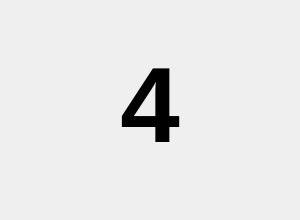
<?xml version="1.0" encoding="UTF-8"?>
<ui version="4.0">
 <class>Dialog</class>
 <widget class="QDialog" name="Dialog">
  <property name="geometry">
   <rect>
    <x>0</x>
    <y>0</y>
    <width>300</width>
    <height>220</height>
   </rect>
  </property>
  <property name="windowTitle">
   <string>Dialog</string>
  </property>
  <widget class="QLabel" name="label">
   <property name="geometry">
    <rect>
     <x>50</x>
     <y>30</y>
     <width>200</width>
     <height>150</height>
    </rect>
   </property>
   <property name="font">
    <font>
     <pointsize>80</pointsize>
     <weight>75</weight>
     <bold>true</bold>
    </font>
   </property>
   <property name="text">
    <string>4</string>
   </property>
   <property name="alignment">
    <set>Qt::AlignCenter</set>
   </property>
  </widget>
 </widget>
 <resources/>
 <connections/>
</ui>
